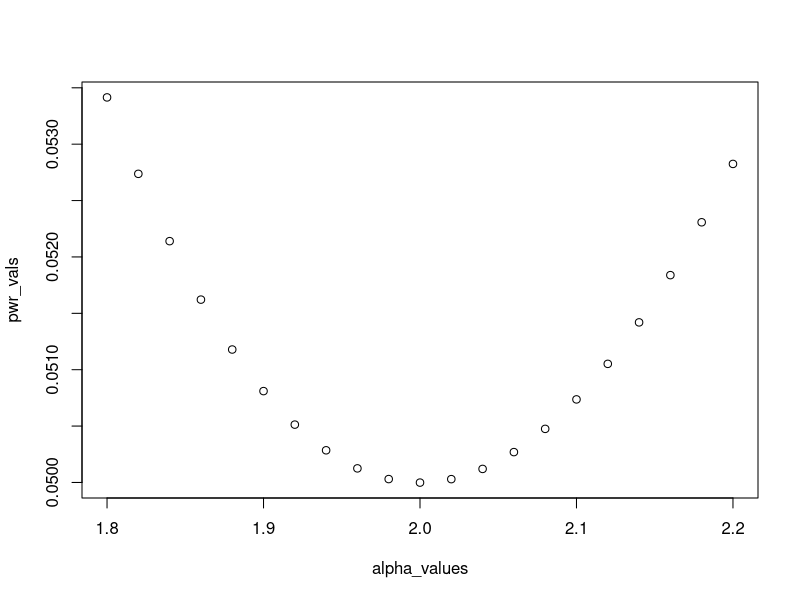

The R source for this figure:
## ---- chunk 1

unbiased_p_val <- function(t_obs, pT, dT, intT, E_T = NA){
  # t_obs : Observed value of statistic T
  # pT : CDF of T
  # dT : PDF of T
  # intT : t * f_T(t), needed to calulcate some integrals
  # E_T : Expected value of T
  
  if(is.na(E_T)){
    # Calculate E_T
    E_T = integrate(f = intT, lower = -Inf, upper = Inf)$value
  }
  
  # Finding the 0 of the dual equation
  t_dual = uniroot(dual_equation_high, t_obs = t_obs, pT = pT, dT = dT, intT, E_T = E_T,  interval = c(t_obs+1e-4,100))$root # OBS : E_T - 1e-4 as lower value might not be smart
  p_val = 1 + pT(t_obs) - pT(t_dual)
  return(p_val)
}

# TODO : cut dT from the parameter list
unbiased_p_val_wip <- function(t_obs, pT, dT, intT, E_T = NA){
  # t_obs : Observed value of statistic T
  # pT : CDF of T
  # dT : PDF of T
  # intT : t * f_T(t), needed to calulcate some integrals
  # E_T : Expected value of T
  
  if(is.na(E_T)){
    # Calculate E_T
    E_T = integrate(f = intT, lower = -Inf, upper = Inf)$value
  }
  
  # Ensuring that t_obs is single-valued
  if(length(t_obs) > 1){
    return(sapply(t_obs, find_t_dual_and_calc_tail_prob, pT = pT, dT = dT, intT = intT, E_T = E_T))
  }
  else{
    return(find_t_dual_and_calc_tail_prob(t_obs, pT, dt, intT, E_T))
  }
}

find_t_dual_and_calc_tail_prob <- function(t_obs, pT, dT, intT, E_T){
  # Checking if t_obs is left or right critical value
  if(t_obs < E_T){
    # Finding the 0 of the dual equation, t_dual
    t_dual = tryCatch({uniroot(dual_equation_high, t_obs = t_obs, pT = pT, dT = dT, intT = intT, E_T = E_T,  interval = c(E_T+1e-4,100))$root
    }, error = function(e){
      return(E_T) # TODO : Why this value
    }) 
    # calculating tails
    p_val = 1 + pT(t_obs) - pT(t_dual)
    return(p_val)
  }
  else{
    # Finding the 0 of the dual equation, t_dual
    t_dual = tryCatch({uniroot(dual_equation_low, t_obs = t_obs, pT = pT, dT = dT, intT, E_T = E_T,  interval = c(-100,E_T-1e-4))$root
    }, error = function(e){
      return(E_T) # TODO : Why this value
    }) 
    # Calculating tails
    p_val = 1 + pT(t_dual) - pT(t_obs)
    return(p_val)
  }
}

dual_equation_high <- function(t_prop, t_obs, pT, dT, intT, E_T){
  # Calculate integral(t * f_T) from t_obs to t_prop
  E_T_short = integrate(f = intT, lower = t_obs, upper = t_prop)$value
  E_T_short - (pT(t_prop) - pT(t_obs)) * E_T # TODO: Can save pT(t_obs) from one iteration to the next
}

dual_equation_low<- function(t_prop, t_obs, pT, dT, intT, E_T){
  # Calculate integral(t * f_T) from t_prop to t_obs
  E_T_short = integrate(f = intT, lower = t_prop, upper = t_obs)$value
  E_T_short - (pT(t_obs) - pT(t_prop)) * E_T # TODO: Can save pT(t_obs) from one iteration to the next
}
## ---- chunk 2
?sapply
## ---- chunk 3
library(VGAM)
## ---- chunk 4
?dlgamma
## ---- chunk 5
t_obs = 0.1
alpha_0 = 2
beta = 1

pT <- function(t, shape = 2, scale = 1){
  plgamma(t, shape = shape, scale = scale)}
dT <- function(t, shape = 2, scale = 1){
  dlgamma(t, shape = shape, scale = scale)}
intT <- function(t, shape = 2, scale = 1){
  t*dlgamma(t, shape = shape, scale = scale)}


unbiased_p_val_wip(t_obs, pT, dT, intT)
## ---- chunk 6
integral_object = integrate(f = intT, lower = -Inf, upper = Inf)
integral_object
## ---- chunk 7
start = 1.8
end = 2.2
n = 21

alpha_values <- seq(start, end, length.out = n)
print(alpha_values)
## ---- chunk 8
significance_value = .05

dPower_Gamma <- function(t, alpha_true, significance_value, pT, dT, intT, E_T){
  
  (significance_value >= unbiased_p_val_wip(t, pT, dT, intT, E_T)) * dlgamma(t, location = alpha_true, scale = 1)
  
}

power = integrate(f = dPower_Gamma, lower = -10, upper = 10, alpha_values[1], significance_value, pT, dT, intT, integral_object$value)

power
## ---- chunk 9
power_vals = rep(NA, n)

for(i in 1:n){
  power_vals[i] = integrate(f = dPower_Gamma, lower = -100, upper = 100, alpha_values[i], significance_value, pT, dT, intT, integral_object$value)$value
}
## ---- chunk 10
power_vals
## ---- chunk 11
# New way to calculate power

# 1. Find the critical values of t such that the p-values are below the significance level
find_crit_values <- function(significance_value, pT, dT, intT, E_T, modified_func){
  
  modified_func <- function(t){unbiased_p_val_wip(t, pT, dT, intT, E_T) - significance_value}
  t_1 <- uniroot(modified_func, interval = c(-10, E_T))$root
  interval_2 = c(E_T - 1e-2, 10)
  t_2 <- uniroot(dual_equation_high, interval = interval_2, t_obs = t_1, pT = pT, dT = dT, intT = intT, E_T = E_T)$root
  c(t_1, t_2)
}

crit <- find_crit_values(significance_value, pT, dT, intT, E_T = integral_object$value, modified_func)

# 2. Calculate the CDF of pT being above or below certain points with alpha_true
power_from_crit_values_gamma <- function(t1, t2, alpha_true){
  1 - plgamma(t2, shape = alpha_true) + plgamma(t1, shape = alpha_true)
}

# 3. Profit
pwr_vals <- sapply(alpha_values, power_from_crit_values_gamma, t1 = crit[1], t2 = crit[2])

plot(alpha_values, pwr_vals)


## ---- chunk 12
